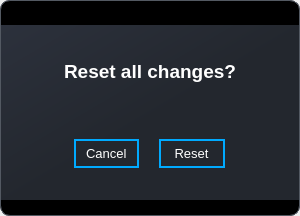
<?xml version="1.0" encoding="UTF-8"?>
<ui version="4.0">
 <class>Dialog</class>
 <widget class="QDialog" name="Dialog">
  <property name="geometry">
   <rect>
    <x>0</x>
    <y>0</y>
    <width>300</width>
    <height>216</height>
   </rect>
  </property>
  <property name="windowTitle">
   <string>Dialog</string>
  </property>
  <property name="styleSheet">
   <string notr="true">border-radius: 10px;
border:1px solid; 
border-color:rgb(83, 89, 98);</string>
  </property>
  <layout class="QVBoxLayout" name="verticalLayout">
   <property name="spacing">
    <number>0</number>
   </property>
   <property name="leftMargin">
    <number>0</number>
   </property>
   <property name="topMargin">
    <number>0</number>
   </property>
   <property name="rightMargin">
    <number>0</number>
   </property>
   <property name="bottomMargin">
    <number>0</number>
   </property>
   <item>
    <widget class="QFrame" name="drop_shadow">
     <property name="styleSheet">
      <string notr="true">background-color: qlineargradient(spread: pad, x1: 0, y1: 0, x2: 1, y2: 1, stop: 0 rgba(0, 0, 0, 1), stop: 0.521368 rgba(0, 0, 0, 1));
</string>
     </property>
     <property name="frameShape">
      <enum>QFrame::StyledPanel</enum>
     </property>
     <property name="frameShadow">
      <enum>QFrame::Raised</enum>
     </property>
     <layout class="QVBoxLayout" name="verticalLayout_2">
      <property name="spacing">
       <number>0</number>
      </property>
      <property name="leftMargin">
       <number>0</number>
      </property>
      <property name="topMargin">
       <number>0</number>
      </property>
      <property name="rightMargin">
       <number>0</number>
      </property>
      <property name="bottomMargin">
       <number>0</number>
      </property>
      <item>
       <widget class="QWidget" name="main_widget" native="true">
        <property name="styleSheet">
         <string notr="true">*{
border:none;
background-color:transparent;
background:transparent;
padding:0;
margin:0;
color:#fff
}

QPushButton{
text-align:left;
padding: 5px 10px;
border-top-left-radius: 10px;
border-bottom-left-radius: 10px;
}</string>
        </property>
        <layout class="QVBoxLayout" name="verticalLayout_3" stretch="0,0">
         <property name="spacing">
          <number>0</number>
         </property>
         <property name="leftMargin">
          <number>0</number>
         </property>
         <property name="topMargin">
          <number>0</number>
         </property>
         <property name="rightMargin">
          <number>0</number>
         </property>
         <property name="bottomMargin">
          <number>15</number>
         </property>
         <item alignment="Qt::AlignTop">
          <widget class="QFrame" name="exit_frame">
           <property name="minimumSize">
            <size>
             <width>0</width>
             <height>0</height>
            </size>
           </property>
           <property name="maximumSize">
            <size>
             <width>16777215</width>
             <height>40</height>
            </size>
           </property>
           <property name="frameShape">
            <enum>QFrame::StyledPanel</enum>
           </property>
           <property name="frameShadow">
            <enum>QFrame::Raised</enum>
           </property>
           <layout class="QVBoxLayout" name="verticalLayout_4">
            <property name="spacing">
             <number>0</number>
            </property>
            <property name="leftMargin">
             <number>0</number>
            </property>
            <property name="topMargin">
             <number>0</number>
            </property>
            <property name="rightMargin">
             <number>0</number>
            </property>
            <property name="bottomMargin">
             <number>0</number>
            </property>
            <item alignment="Qt::AlignRight|Qt::AlignTop">
             <widget class="QPushButton" name="exit_button">
              <property name="text">
               <string/>
              </property>
              <property name="icon">
               <iconset resource="../rsc.qrc">
                <normaloff>:/icons/icons/x.svg</normaloff>:/icons/icons/x.svg</iconset>
              </property>
              <property name="iconSize">
               <size>
                <width>16</width>
                <height>16</height>
               </size>
              </property>
             </widget>
            </item>
           </layout>
          </widget>
         </item>
         <item>
          <widget class="QFrame" name="frame">
           <property name="sizePolicy">
            <sizepolicy hsizetype="Preferred" vsizetype="Expanding">
             <horstretch>0</horstretch>
             <verstretch>0</verstretch>
            </sizepolicy>
           </property>
           <property name="styleSheet">
            <string notr="true">QFrame #frame{
background-color: qlineargradient(spread:pad, x1:0, y1:0, x2:1, y2:1, stop:0 rgba(44, 49, 60, 255), stop:0.521368 rgba(35, 39, 46, 255));
border-radius: 0px;
}</string>
           </property>
           <property name="frameShape">
            <enum>QFrame::StyledPanel</enum>
           </property>
           <property name="frameShadow">
            <enum>QFrame::Raised</enum>
           </property>
           <layout class="QVBoxLayout" name="verticalLayout_7">
            <item>
             <widget class="QWidget" name="widget_2" native="true">
              <layout class="QVBoxLayout" name="verticalLayout_5">
               <item alignment="Qt::AlignHCenter">
                <widget class="QLabel" name="label">
                 <property name="text">
                  <string>&lt;html&gt;&lt;head/&gt;&lt;body&gt;&lt;p&gt;&lt;span style=&quot; font-size:14pt; font-weight:700;&quot;&gt;Reset all changes?&lt;/span&gt;&lt;/p&gt;&lt;/body&gt;&lt;/html&gt;</string>
                 </property>
                </widget>
               </item>
              </layout>
             </widget>
            </item>
            <item>
             <widget class="QFrame" name="bottom_frame">
              <property name="frameShape">
               <enum>QFrame::StyledPanel</enum>
              </property>
              <property name="frameShadow">
               <enum>QFrame::Raised</enum>
              </property>
              <layout class="QVBoxLayout" name="verticalLayout_6">
               <property name="spacing">
                <number>0</number>
               </property>
               <property name="leftMargin">
                <number>0</number>
               </property>
               <property name="topMargin">
                <number>0</number>
               </property>
               <property name="rightMargin">
                <number>0</number>
               </property>
               <property name="bottomMargin">
                <number>0</number>
               </property>
               <item alignment="Qt::AlignHCenter">
                <widget class="QFrame" name="button_frame">
                 <property name="frameShape">
                  <enum>QFrame::StyledPanel</enum>
                 </property>
                 <property name="frameShadow">
                  <enum>QFrame::Raised</enum>
                 </property>
                 <layout class="QHBoxLayout" name="horizontalLayout">
                  <property name="spacing">
                   <number>20</number>
                  </property>
                  <item>
                   <widget class="QPushButton" name="cancel_btn">
                    <property name="font">
                     <font>
                      <pointsize>10</pointsize>
                     </font>
                    </property>
                    <property name="styleSheet">
                     <string notr="true">border-radius: 16px;
border: 2px solid; 
border-color:rgb(83, 89, 98);
border-color: rgb(0, 170, 255);</string>
                    </property>
                    <property name="text">
                     <string>Cancel</string>
                    </property>
                   </widget>
                  </item>
                  <item>
                   <widget class="QPushButton" name="okay_btn">
                    <property name="font">
                     <font>
                      <pointsize>10</pointsize>
                     </font>
                    </property>
                    <property name="styleSheet">
                     <string notr="true">border-radius: 16px;
border: 2px solid; 
border-color:rgb(83, 89, 98);
border-color: rgb(0, 170, 255);</string>
                    </property>
                    <property name="text">
                     <string> Reset </string>
                    </property>
                   </widget>
                  </item>
                 </layout>
                </widget>
               </item>
              </layout>
             </widget>
            </item>
           </layout>
          </widget>
         </item>
        </layout>
       </widget>
      </item>
     </layout>
    </widget>
   </item>
  </layout>
 </widget>
 <resources>
  <include location="../rsc.qrc"/>
 </resources>
 <connections/>
</ui>
